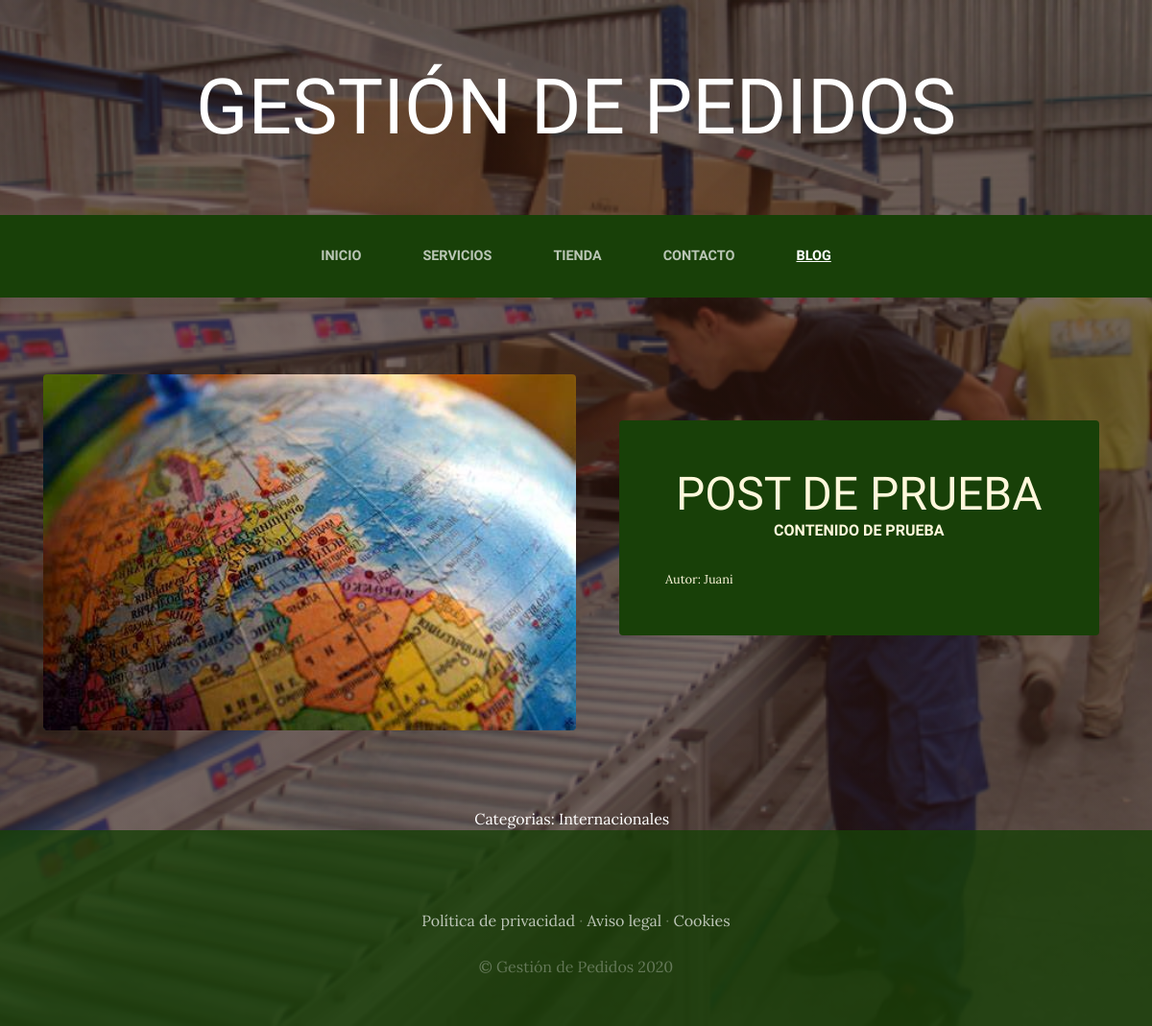
The app's page /blog/categoria/1/ with its own data.
### blog/models.py (models this page shows, shortened)
class Post(models.Model):
    titulo=models.CharField(max_length=50)
    contenido=models.CharField(max_length=50)
    imagen=models.ImageField(upload_to='blog',null=True,blank=True)#dondelo sube, null y blank es para que la imagen sea opcional
    autor=models.ForeignKey(User,on_delete=models.CASCADE)#Para que cuando se elimine el usuario se eliminen en cascada todos los post que el mismo hizo
    categorias=models.ManyToManyField(Categoria)#Especificamos la relacion varios a varios que tiene post con categoria
    created=models.DateTimeField(auto_now_add=True)
    updated=models.DateTimeField(auto_now_add=True)
    class Meta:
        verbose_name='post'
        verbose_name_plural='posts'

class Categoria(models.Model):
    nombre=models.CharField(max_length=50)
    created=models.DateTimeField(auto_now_add=True)
    updated=models.DateTimeField(auto_now_add=True)
    class Meta:
        verbose_name='categoria'
        verbose_name_plural='categorias'

### blog/views.py (the view)
# urls.py: path('/categoria/<int:categoria_id>/',views.categoria,name='categoria'),#si va entre <> lo considera como un parametro
def categoria(request, categoria_id):
    categoria=Categoria.objects.get(id=categoria_id)#nos muestra la categoria por id
    posts=Post.objects.filter(categorias=categoria)# nos mostrara el post filtrado por categoria
    return render(request, "blog/categoria.html",{"categoria":categoria,"posts" : posts})

### carro/context_processor.py (called while the page is built)
def importe_total_carro(request):
    total=0
    miCarro=Carro(request)
    for key, value in request.session["carro"].items():
        total=total+float(value["precio"])
    return {"importe_total_carro":total}

### blog/templates/blog/categoria.html
{% extends "ProyectoWebApp/base.html" %}
{% load static %}
{% block content %}
    {% for post in posts %}
    <section class="page-section clearfix">
        <div class="container">
          <div class="intro">
            <img class="intro-img img-fluid mb-3 mb-lg-0 rounded" src="{{post.imagen.url}}" alt="" style="width:50%; ">
            <div class="intro-text left-0 text-center bg-faded p-5 rounded">
              <h2 class="section-heading mb-4" >
                <span class="section-heading-lower">{{post.titulo}}</span>
                <span class="section-heading-upper">{{post.contenido}}</span>
              </h2>
              <div style="text-align: left; font-size: 0.8em;">Autor: {{post.autor}}</div>
            </div>
          </div>
        </div>
      </section>
    {% endfor %}
    <section>
      <div style="width:75%;margin: auto; text-align: center; color: white;">
        Categorias:
        {% for post in posts %}
          {% for categoria in post.categorias.all %}
            {{categoria.nombre}} &nbsp;
          {% endfor %}
        {% endfor %}
      </div>
    </section>
{% endblock %}

### ProyectoWebApp/static/ProyectoWebApp/css/gestion.css (style rules this page uses)
body { font-family: 'Lora'; background: linear-gradient(rgba(47, 23, 15, 0.65), rgba(47, 23, 15, 0.65)), url("../img/bg_main.jpg"); background-attachment: fixed; background-position: center; background-size: cover; }
h1, h2, h3, h4, h5, h6 { font-family: 'Raleway'; }
.page-section { margin-top: 5rem; margin-bottom: 5rem; }
.section-heading { text-transform: uppercase; }
.section-heading .section-heading-upper { display: block; font-size: 1rem; font-weight: 800; padding-bottom:.5rem; }
.section-heading .section-heading-lower { display: block; font-size: 3rem; font-weight: 100; }
.bg-faded { background-color: rgba(255, 255, 255, 0.85); }
.intro { position: relative; }
@media (min-width: 992px) { .intro .intro-img { width: 75%; float: left; } }
@media (min-width: 992px) { .intro .intro-text { left: 600; width: 60%; margin-top: 3rem; background-color: rgba(24, 64, 8); color: cornsilk; position: absolute; } }
@media (min-width: 1200px) { .intro .intro-text { width: 45%; } }

### records on screen
Post: imagen (picture), titulo "POST DE PRUEBA", contenido "CONTENIDO DE PRUEBA", autor "Juani"
Categoria: nombre "Internacionales"
